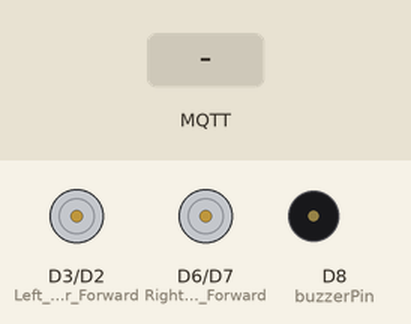
Simulated run of this sketch. Board: Arduino MKR. On the bench: motor-driver pin pairs drawn as motors (green arrow = first pin HIGH = forward, orange = second pin HIGH = backward, longer = more drive), buzzer (waves = sounding). The inputs (shaded band) are chosen by the test bench. WiFi joins after 1.5 s; servers stay silent unless stated; no MQTT or app messages arrive unless stated; what the sketch prints to the serial monitor is not drawn.

Above: at 2.7 s.
2.8 s: MQTT message "FORWARD" arrives on the first subscribed topic
At 3.4 s:
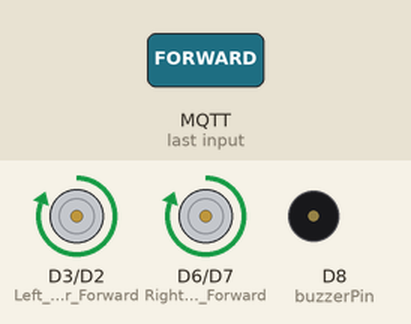
4.3 s: MQTT message "BACKWARD" arrives on the first subscribed topic
At 5.5 s:
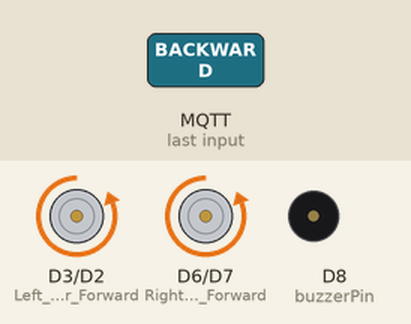
5.8 s: MQTT message "LEFT" arrives on the first subscribed topic
At 6.8 s:
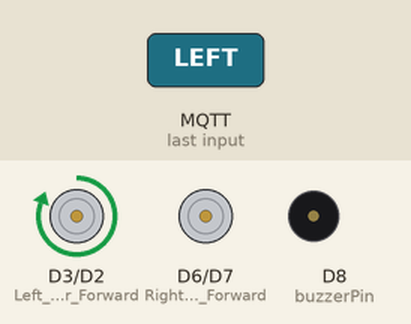
7.3 s: MQTT message "RIGHT" arrives on the first subscribed topic
At 8.0 s:
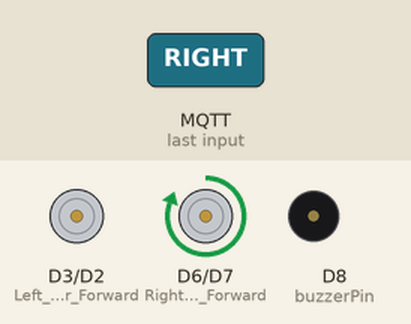
8.8 s: MQTT message "SP" arrives on the first subscribed topic
At 9.2 s:
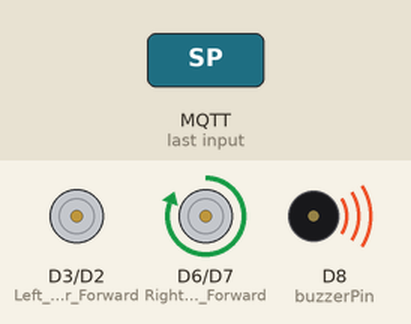
Timing chart, 0 to 11.3 s (numbered marks = the images above; inputs shaded):
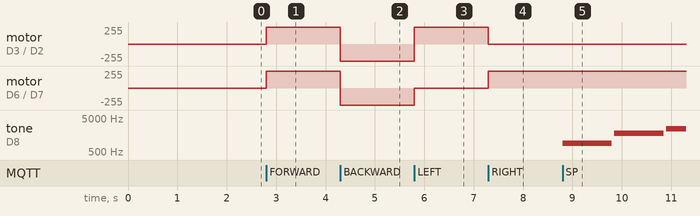

Measured:
- after the input at 2.8 s, motor on D3 (Left_Motor_Forward) / D2 (Left_Motor_Backward), motor on D6 (Right_Motor_Forward) / D7 (Right_Motor_Backward): stopped → forward 255/255 at once
- after the input at 4.3 s, motor on D3 (Left_Motor_Forward) / D2 (Left_Motor_Backward), motor on D6 (Right_Motor_Forward) / D7 (Right_Motor_Backward): forward 255/255 → backward 255/255 at once
- after the input at 5.8 s, motor on D3 (Left_Motor_Forward) / D2 (Left_Motor_Backward): backward 255/255 → forward 255/255 at once; motor on D6 (Right_Motor_Forward) / D7 (Right_Motor_Backward): backward 255/255 → stopped at once
- after the input at 7.3 s, motor on D3 (Left_Motor_Forward) / D2 (Left_Motor_Backward): forward 255/255 → stopped at once; motor on D6 (Right_Motor_Forward) / D7 (Right_Motor_Backward): stopped → forward 255/255 at once
- after the input at 8.8 s, tone on D8 (buzzerPin): plays 900 Hz for 1.0 s, 1800 Hz for 1.0 s, 2400 Hz for 0.40 s, starting at once

The sketch:

reciver.ino
```cpp
#include "connect.h"
#include "functions.h"
const char topic[]  = "real_unique_topic";
const char topic2[]  = "real_unique_topic_2";
const char topic3[]  = "real_unique_topic_3";
String msg;
String receivedMessage;

void setup() {
  //Initialize serial and wait for port to open:
  Serial.begin(9600);
  funcSetup();
  connect();
  Serial.println();

  // set the message receive callback
  mqttClient.onMessage(onMqttMessage);

  Serial.print("Subscribing to topic: ");
  Serial.println(topic);
  Serial.println();

  // subscribe to a topic
  mqttClient.subscribe(topic);
  mqttClient.subscribe(topic2);
  mqttClient.subscribe(topic3);

  Serial.print("Topic: ");
  Serial.println(topic);
  Serial.print("Topic: ");
  Serial.println(topic2);
  Serial.print("Topic: ");
  Serial.println(topic3);

  Serial.println();
}

void loop() {
  mqttClient.poll();
  msg = getReceivedMessage();
    if (msg == "FORWARD")
    {
      Serial.println("FORWARD");
      forward();
    }
    else if (msg == "BACKWARD")
    {
      Serial.println("BACKWARD");
      backward();
    }
    else if (msg == "LEFT")
    {
      Serial.println("LEFT");
      leftForward();
    }
    else if (msg == "RIGHT")
    {
      Serial.println("RIGHT");
      rightForward();
    }
    else if (msg == "SP")
    {
      Serial.println("SP");
      carHornSound();
    }
    else
    {
      Stop();
      Serial.println("Stop");
    }
}

void onMqttMessage(int messageSize) {
  // we received a message, print out the topic and contents
  receivedMessage = ""; // Clear the previous message

  while (mqttClient.available()) {
    char receivedChar = mqttClient.read();
    receivedMessage += receivedChar; // Concatenate the characters
  }
  Serial.println();
}

String getReceivedMessage() {
  return receivedMessage;
}
```

connect.h
```cpp
#include <ArduinoMqttClient.h>
#include <WiFiNINA.h>


///////please enter your sensitive data in the Secret tab/arduino_secrets.h
char ssid[] = "LAB1";
char pass[] = "APlab1@bsz.edu";
WiFiClient wifiClient;
MqttClient mqttClient(wifiClient);

const char broker[] = "test.mosquitto.org";
int        port     = 1883;

void connect()
{
   while (!Serial) {
    ; // wait for serial port to connect. Needed for native USB port only
  }
  // attempt to connect to Wifi network:
  Serial.print("Attempting to connect to SSID: ");
  Serial.println(ssid);
  while (WiFi.begin(ssid, pass) != WL_CONNECTED) {
    // failed, retry
    Serial.print(".");
    delay(5000);

  }

  Serial.println("You're connected to the network");
  Serial.println();

  Serial.print("Attempting to connect to the MQTT broker: ");
  Serial.println(broker);

  if (!mqttClient.connect(broker, port)) {
    Serial.print("MQTT connection failed! Error code = ");
    Serial.println(mqttClient.connectError());

    while (1);
  }

  Serial.println("You're connected to the MQTT broker!");
}
```

functions.h
```cpp
// Pin-Zuweisungen
int Right_Motor_Backward = 7; //First_Motor_Backward
int Right_Motor_Forward = 6; //First_Motor_Forward
int buzzerPin = 8;
int Left_Motor_Forward = 3; //Sec_Motor_Forward
int Left_Motor_Backward = 2; //Sec_Motor_Backward
/*int frontBlinkerPinR = 8;
int frontBlinkerPinL = 5;
int frontLightRight = 9;
int frontLightLeft = 10;*/


// Funktion zur Einrichtung der Pins
void funcSetup() {
  pinMode(Right_Motor_Backward, OUTPUT);
  pinMode(Right_Motor_Forward, OUTPUT);
  pinMode(Left_Motor_Forward, OUTPUT);
  pinMode(Left_Motor_Backward, OUTPUT);
  pinMode(buzzerPin, OUTPUT);
  //pinMode(frontBlinkerPinR, OUTPUT);
  //pinMode(frontBlinkerPinL, OUTPUT);
  //pinMode(frontLightRight, OUTPUT);
  //pinMode(frontLightLeft, OUTPUT);
}

// Funktion, um das Fahrzeug vorwärts zu bewegen
void forward() {
  digitalWrite(Right_Motor_Backward, LOW);
  digitalWrite(Right_Motor_Forward, HIGH);
  digitalWrite(Left_Motor_Backward, LOW);
  digitalWrite(Left_Motor_Forward, HIGH);
  //blinkers();
}

// Funktion, um das Fahrzeug rückwärts zu bewegen
void backward() {
  digitalWrite(Right_Motor_Backward, HIGH);
  digitalWrite(Right_Motor_Forward, LOW);
  digitalWrite(Left_Motor_Backward, HIGH);
  digitalWrite(Left_Motor_Forward, LOW);
}

// Funktion, um nach links zu fahren, während es vorwärts geht
void leftForward() {
  digitalWrite(Right_Motor_Backward, LOW);
  digitalWrite(Right_Motor_Forward, LOW);
  digitalWrite(Left_Motor_Backward, LOW);
  digitalWrite(Left_Motor_Forward, HIGH);

}

// Funktion, um nach rechts zu fahren, während es vorwärts geht
void rightForward() {
  digitalWrite(Right_Motor_Backward, LOW);
  digitalWrite(Right_Motor_Forward, HIGH);
  digitalWrite(Left_Motor_Backward, LOW);
  digitalWrite(Left_Motor_Forward, LOW);

}

// Funktion, um nach links zu fahren, während es rückwärts geht
void leftBackward() {
  digitalWrite(Right_Motor_Backward, LOW);
  digitalWrite(Right_Motor_Forward, LOW);
  digitalWrite(Left_Motor_Backward, HIGH);
  digitalWrite(Left_Motor_Forward, LOW);

}

// Funktion, um nach rechts zu fahren, während es rückwärts geht
void rightBackward() {
  digitalWrite(Right_Motor_Backward, HIGH);
  digitalWrite(Right_Motor_Forward, LOW);
  digitalWrite(Left_Motor_Backward, LOW);
  digitalWrite(Left_Motor_Forward, LOW);

}
void Stop() {
  digitalWrite(Right_Motor_Backward, LOW);
  digitalWrite(Right_Motor_Forward, LOW);
  digitalWrite(Left_Motor_Backward, LOW);
  digitalWrite(Left_Motor_Forward, LOW);
}
// Funktion zum Abspielen eines Autohupe-Sounds
void carHornSound() {
  int hornSound[] = {900, 1800, 2400, 1800, 0};  // Adjusted values for potentially louder sound
  int noteDuration = 1000;  // Increased duration for each note

  for (int i = 0; i < 5; i++) {
    if (hornSound[i] == 0) {
      noTone(buzzerPin);
    } else {
      tone(buzzerPin, hornSound[i], noteDuration);
    }
    delay(noteDuration + 50);
  }
}


// Funktion zur Simulation des Auto-Blinkers (Blinklicht)
/*void carBlinker() {
  if (mode == 'r')
  {
    digitalWrite(frontBlinkerPinR, HIGH);
    delay(200);
    digitalWrite(frontBlinkerPinR, LOW);
    delay(200);
  }
  else if (mode == 'l')
  {
    digitalWrite(frontBlinkerPinL, HIGH);
    delay(200);
    digitalWrite(frontBlinkerPinL, LOW);
    delay(200);
  }
}*/

/*void blinkers() {

    digitalWrite(frontBlinkerPinR, HIGH);
    digitalWrite(frontBlinkerPinL, HIGH);
    delay(200);
    digitalWrite(frontBlinkerPinR, LOW);
    digitalWrite(frontBlinkerPinL, LOW);
    delay(200);
}*/
```
